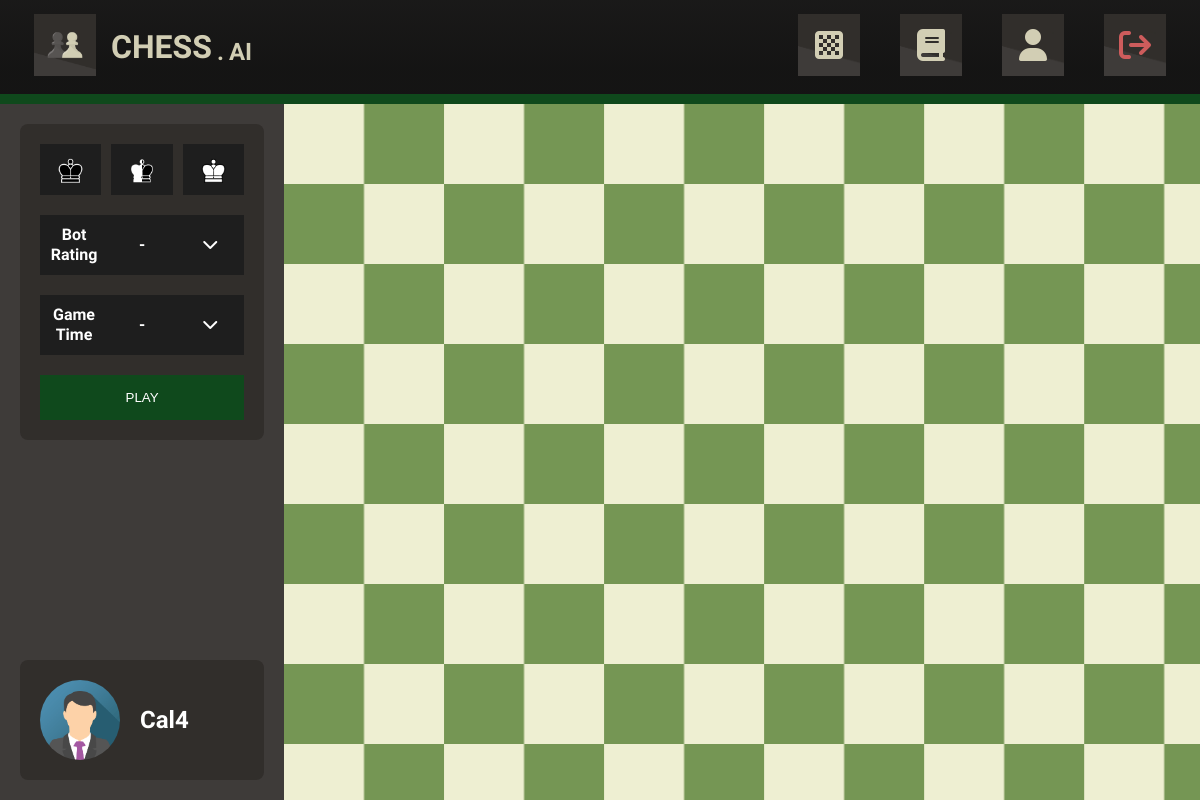
The app's page /play (signed in), older data.
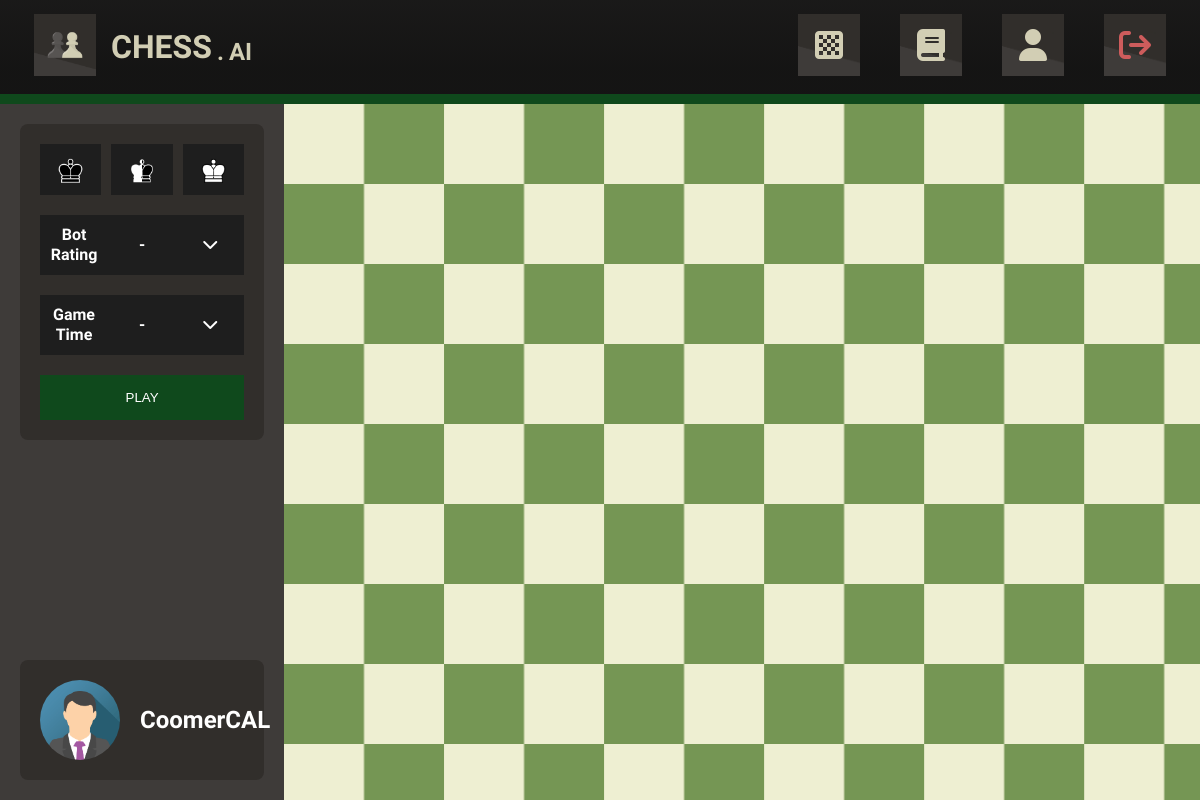
The same page, newer data.
### tables this page shows
CREATE TABLE Player(
    PlayerID INTEGER PRIMARY KEY AUTOINCREMENT,
    Username TEXT UNIQUE NOT NULL,
    "Password" TEXT NOT NULL,
    "Status" TEXT NOT NULL,
    Biography TEXT NOT NULL,
    Created TIMESTAMP NOT NULL DEFAULT CURRENT_TIMESTAMP,
    Picture TEXT NOT NULL,
    Wins INTEGER NOT NULL,
    Losses INTEGER NOT NULL,
    Draws INTEGER NOT NULL
);

### app.py (the view, shortened to what this page needs)
@app.route("/play", methods=('GET', 'POST'))
@login_required
def play():
    conn = get_db_connection()
    bots = conn.execute('SELECT * FROM Bot').fetchall()
    time_control = conn.execute('SELECT * FROM TimeControl').fetchall()
    conn.close()
    return render_template("pages/play.html", bots=bots, times=time_control)

### app.py (called while the page is built)
def get_db_connection():
    conn = sqlite3.connect('db/database.sqlite')
    conn.row_factory = sqlite3.Row
    return conn

@login_manager.user_loader
def load_user(user_id):
   conn = get_db_connection()
   user = conn.execute("SELECT * from Player where PlayerID = (?)", [user_id]).fetchone()
   conn.close()
   if user is None:
      return None
   else:
      return User(int(user[0]), user[1], user[2], user[3], user[4], user[5], user[6], user[7], user[8], user[9])

### templates/pages/play.html (shortened to what this page needs)
{% extends "layout.html" %}
{% block head %}
  {{ super() }}
  <link rel="stylesheet" href="{{ url_for('static', filename='styles/css/play.css') }}">
{% endblock %}
{% block content %}
<div id="sidebar">
    <form class="container" method="post" id="match-form">
        <div class="game-info">
            <div class="button-wrapper" id="side-box">
                <button type="button" onclick="setStart(this)" class="button-item" id="black">
                    <img src="/static/images/black.png" alt="Black start" title="Black start"></img>
                </button>
                <button type="button" onclick="setStart(this)" class="button-item" id="rand">
                    <img src="/static/images/random.png" alt="Random start" title="Random start"></img>
                </button>
                <button type="button" onclick="setStart(this)" class="button-item" id="white">
                    <img src="/static/images/white.png" alt="White start" title="White start"></img>
                </button>
            </div>
            <div class="dropdown-wrapper">
                <div id="rating-box">
                    <div class="dropdown-item">
                        <label for="difficulty" class="text"> Bot Rating </label>
                        <div id="difficulty-text" class="text"> - </div>
                        <button type="button" onclick="dropdown(this.id)" class="text dropdown-btn" id="difficulty">
                            <i class="fa-solid fa-chevron-down"></i>
                        </button>
                    </div>
                </div>
                <div id="time-box">
                    <div class="dropdown-item">
                        <label for="time" class="text"> Game Time </label>
                        <div id="time-text" class="text"> - </div>
                        <button type="button" onclick="dropdown(this.id)" class="text dropdown-btn" id="time">
                            <i class="fa-solid fa-chevron-down"></i>
                        </button>
                    </div>
                </div>
            </div>
        </div>
        <button type="submit" class="button" title="Play match" id="submitBtn">
            PLAY
        </button>
    </form>
    <div class="container">
        <div class="profile-wrapper">
            <img id="avatar" src="/static/images/avatar_placeholder.png" alt="Avatar" title="{{ current_user.picture }}">
            <div class="username"> {{current_user.username}}</div>
        </div>
    </div>
</div>
<div id="board-container">
</div>
{% endblock %}

Row changes from the older to the newer data that the page shows:
changed Player: username "Cal4" → "CoomerCAL"
